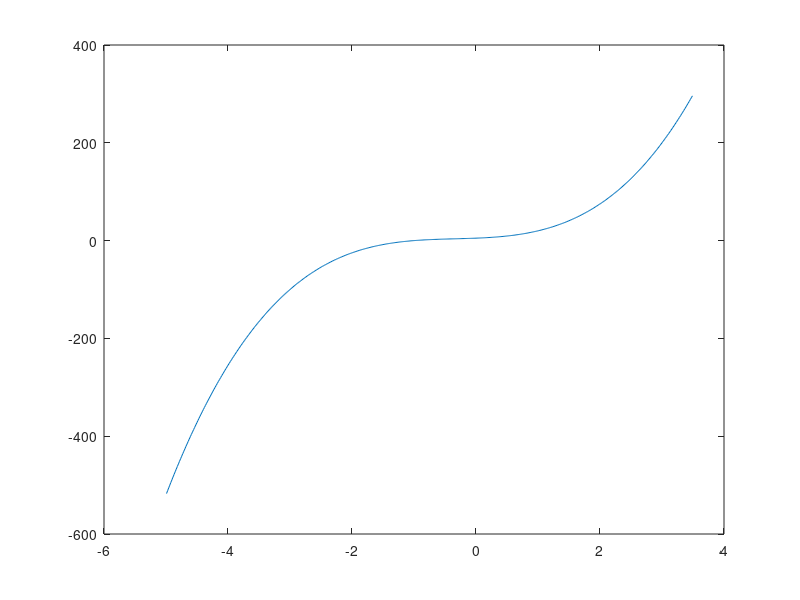

This figure's MATLAB source:
a = input("Enter a: ");
b = input("Enter b: ");
c = input("Enter c: ");
d = input("Enter d: ");
p = [a,b,c,d];
xcoor = -286:200;
xcoor = xcoor*pi/180;
plot(xcoor,polyval(p,xcoor));
